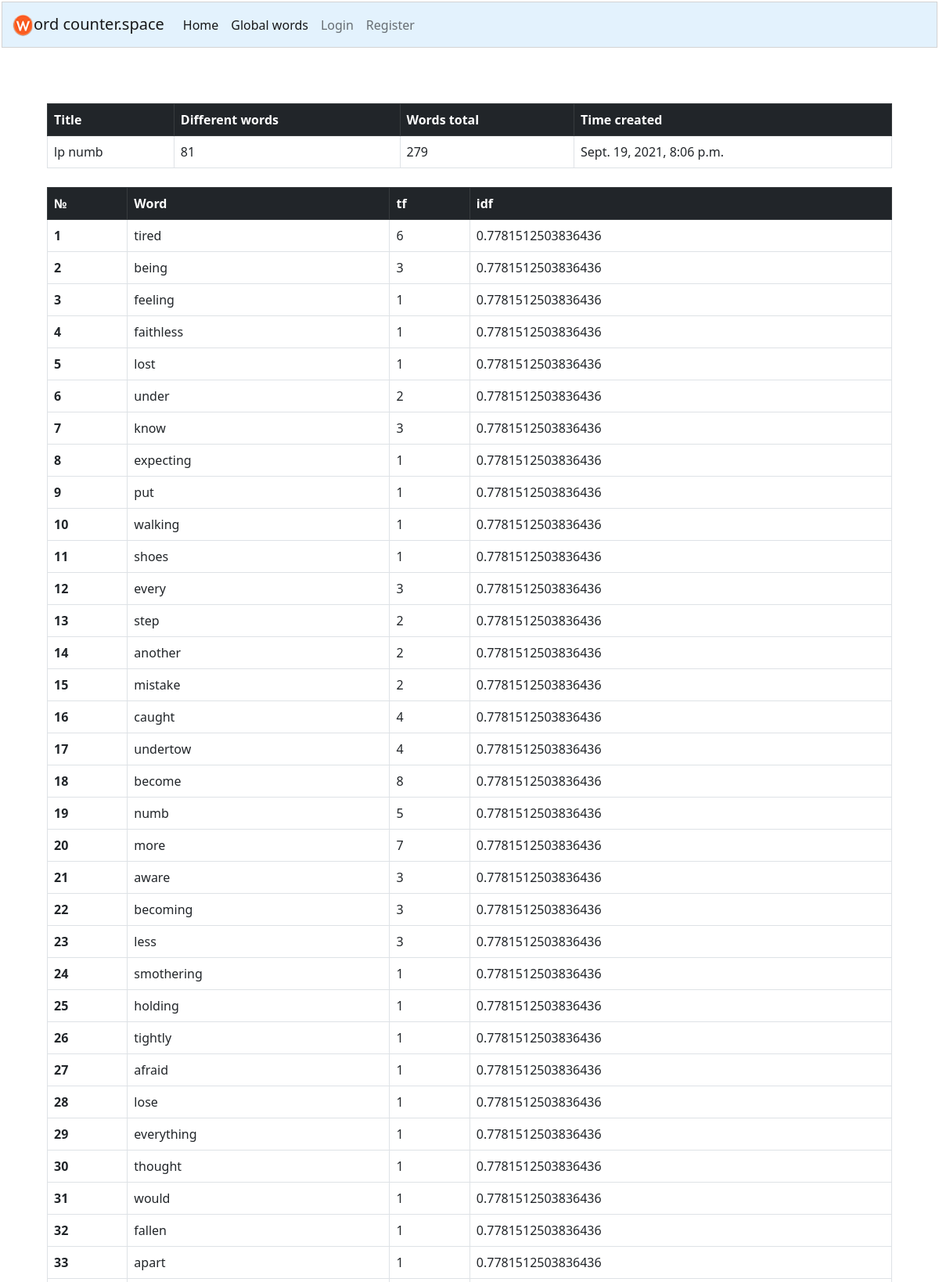
Page /query_detailed/1 (upper part) on the committed database.
### words/models.py (models this page shows, shortened)
class Query_name(models.Model):
    username = models.ForeignKey(User, on_delete=models.CASCADE)
    time_created = models.DateTimeField(default=timezone.now)
    query_title = models.CharField(max_length = 250)

class Query_name_Words(models.Model):
    word_id = models.ForeignKey(Word, on_delete=models.CASCADE)
    query_name_id = models.ForeignKey(Query_name, on_delete=models.CASCADE)
    counter = models.IntegerField(default=0)

class Word(models.Model):
    word = models.CharField(max_length=150, unique=True)
    counter = models.IntegerField(default=0)   # кол-во раз это слово употребленно во всех текстах (не distinct)
    idf_ammount = models.IntegerField(default=1)  # уникальное (distinct) кол-во раз это слово встречается во всех документах
    idf = models.FloatField(default=0) # реальный idf вычесленный логарифрм

### words/views.py (the view)
# urls.py: path("query_detailed/<int:query_name_pk>", views.query_detailed, name="query_detailed"),
def query_detailed(request, query_name_pk):
    words_are = Query_name_Words.objects.filter(query_name_id=query_name_pk).select_related('word_id').order_by('-counter')
    query_name = Query_name.objects.get(pk=query_name_pk)
    words_total = Query_name_Words.objects.filter(query_name_id=query_name_pk).values('query_name_id').annotate(Sum('counter'))
    len_of_column = math.floor(int(len(words_are)) / 5)
    first_table = words_are[0 : len_of_column+1]
    second_table = words_are[len_of_column+1 : 2*len_of_column+1]
    third_table = words_are[2*len_of_column+1: 3*len_of_column+1]
    fourth_table = words_are[3*len_of_column+1: 4*len_of_column+1]
    fifth_table = words_are[4*len_of_column+1: 5*len_of_column+1]
    words_are_wargaming = Query_name_Words.objects.filter(query_name_id=query_name_pk)
    words_are_wargaming  = words_are_wargaming.order_by('-word_id__idf')[0:50]
    return render(request, "words/query_detailed.html", {
        "words_are": words_are,
        "query_name": query_name,
        "words_total": words_total,
        "first_table": first_table,
        "second_table": second_table,
        "third_table": third_table,
        "fourth_table": fourth_table,
        "fifth_table": fifth_table,
        "words_are_wargaming":words_are_wargaming,
    })

### words/templates/words/query_detailed.html (shortened to what this page needs)
{% extends "words/layout.html" %}
{% load static %}
{% block body %}
    <div class="container" style="width:1104px;">
        {{ message }}    <br>
    <table class="table table-bordered mt-4">
        <thead class="table-dark">
            <tr>
            <th scope="col">Title</th>
            <th scope="col">Different words</th>
            <th scope="col">Words total</th>
            <th scope="col">Time created</th>
            </tr>
        </thead>
        <tbody>
            <tr>
            <td> {{ query_name.query_title }}</td>
            <td>{{ words_are.count }}</td>
            <td>{{ words_total.0.counter__sum }}</td>
            <td>{{ query_name.time_created }}</td>
            </tr>
        </tbody>
    </table>
    <table class="table table-bordered mt-4">
        <thead class="table-dark">
            <tr>
            <th scope="col">№</th>
            <th scope="col">Word</th>
            <th scope="col">tf </th>
            <th scope="col">idf</th>
            </tr>
        </thead>
        <tbody>
        {% for i in words_are_wargaming %}
            <tr>
            <th scope="row">{{forloop.counter}}</th>
            <td>{{i.word_id.word}} </td>
            <td>{{ i.counter }}</td>
            <td>{{ i.word_id.idf}}</td>
            </tr>
        {% endfor %}
        </tbody>
    </table>
    <br><br>
    <br><br>
        <br>
    </div>
{% endblock body %}

### rows in the picture
Query_name: query_title "lp numb", time_created "Sept. 19, 2021, 8:06 p.m."
Query_name_Words: word_id.word "tired", counter "6", word_id.idf "0.7781512503836436"
Query_name_Words: word_id.word "being", counter "3", word_id.idf "0.7781512503836436"
Query_name_Words: word_id.word "feeling", counter "1", word_id.idf "0.7781512503836436"
Query_name_Words: word_id.word "faithless", counter "1", word_id.idf "0.7781512503836436"
Query_name_Words: word_id.word "lost", counter "1", word_id.idf "0.7781512503836436"
Query_name_Words: word_id.word "under", counter "2", word_id.idf "0.7781512503836436"
Query_name_Words: word_id.word "know", counter "3", word_id.idf "0.7781512503836436"
Query_name_Words: word_id.word "expecting", counter "1", word_id.idf "0.7781512503836436"
Query_name_Words: word_id.word "put", counter "1", word_id.idf "0.7781512503836436"
Query_name_Words: word_id.word "walking", counter "1", word_id.idf "0.7781512503836436"
Query_name_Words: word_id.word "shoes", counter "1", word_id.idf "0.7781512503836436"
Query_name_Words: word_id.word "every", counter "3", word_id.idf "0.7781512503836436"
Query_name_Words: word_id.word "step", counter "2", word_id.idf "0.7781512503836436"
Query_name_Words: word_id.word "another", counter "2", word_id.idf "0.7781512503836436"
Query_name_Words: word_id.word "mistake", counter "2", word_id.idf "0.7781512503836436"
Query_name_Words: word_id.word "caught", counter "4", word_id.idf "0.7781512503836436"
Query_name_Words: word_id.word "undertow", counter "4", word_id.idf "0.7781512503836436"
Query_name_Words: word_id.word "become", counter "8", word_id.idf "0.7781512503836436"
Query_name_Words: word_id.word "numb", counter "5", word_id.idf "0.7781512503836436"
Query_name_Words: word_id.word "more", counter "7", word_id.idf "0.7781512503836436"
Query_name_Words: word_id.word "aware", counter "3", word_id.idf "0.7781512503836436"
Query_name_Words: word_id.word "becoming", counter "3", word_id.idf "0.7781512503836436"
Query_name_Words: word_id.word "less", counter "3", word_id.idf "0.7781512503836436"
Query_name_Words: word_id.word "smothering", counter "1", word_id.idf "0.7781512503836436"
Query_name_Words: word_id.word "holding", counter "1", word_id.idf "0.7781512503836436"
Query_name_Words: word_id.word "tightly", counter "1", word_id.idf "0.7781512503836436"
Query_name_Words: word_id.word "afraid", counter "1", word_id.idf "0.7781512503836436"
Query_name_Words: word_id.word "lose", counter "1", word_id.idf "0.7781512503836436"
Query_name_Words: word_id.word "everything", counter "1", word_id.idf "0.7781512503836436"
Query_name_Words: word_id.word "thought", counter "1", word_id.idf "0.7781512503836436"
Query_name_Words: word_id.word "would", counter "1", word_id.idf "0.7781512503836436"
Query_name_Words: word_id.word "fallen", counter "1", word_id.idf "0.7781512503836436"
Query_name_Words: word_id.word "apart", counter "1", word_id.idf "0.7781512503836436"

### other values in the picture
{{ words_are.count }} "81"
{{ words_total.0.counter__sum }} "279"
